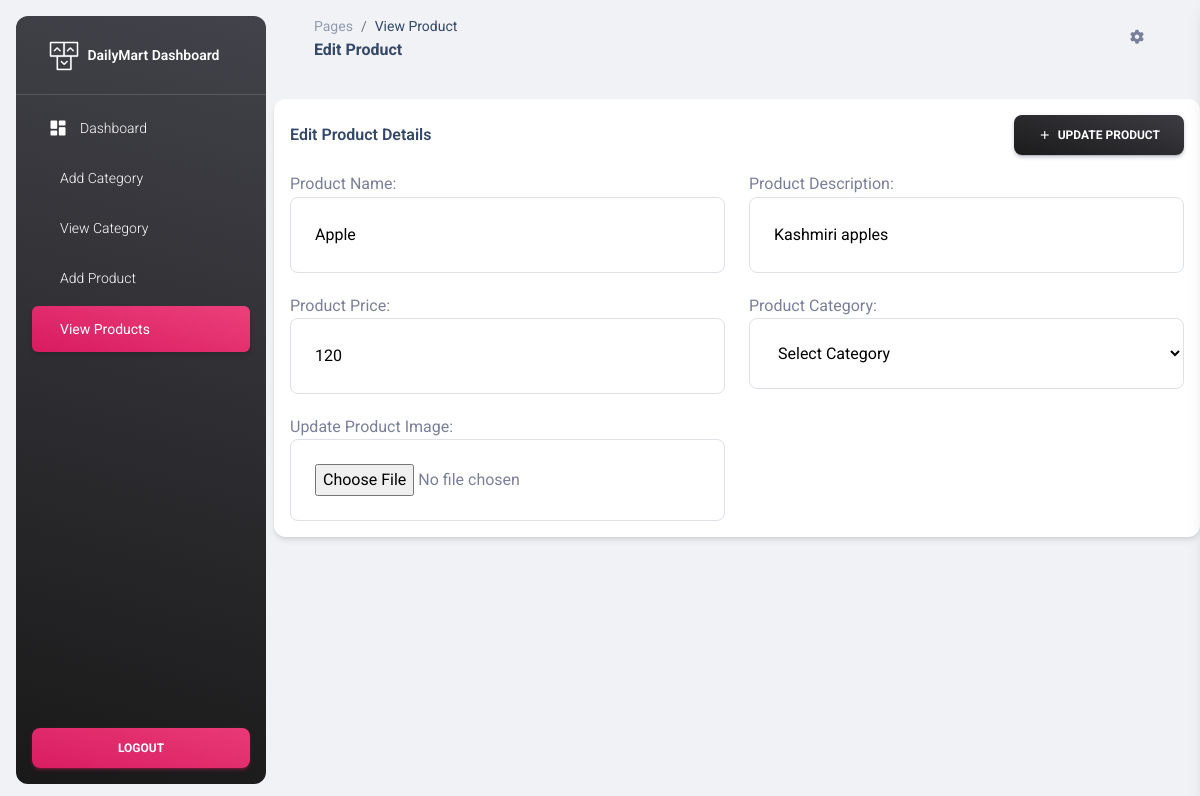
The app's page /adminpanel/editproductpage/1/ (signed in) with its own data.
### adminpanel/models.py (models this page shows)
class productdb(models.Model):
    pname=models.CharField(max_length=50)
    pdescr=models.CharField(max_length=500)
    price=models.IntegerField()
    pimg=models.ImageField(upload_to='productimg',default='null.jpg')
    pcategory=models.CharField(max_length=50,default='')

### adminpanel/views.py (the view)
# urls.py: path('editproductpage/<int:id>/',views.editproductpage,name='editproductpage'),
def editproductpage(request,id):
    if 'username' in request.session:
        select=categorydb.objects.all()
        data=productdb.objects.filter(id=id)
        return render(request,'editproduct.html',{'data':data,'select':select})
    else:
        return redirect('loginpage')

### adminpanel/templates/editproduct.html (shortened to what this page needs)
{% extends 'index.html' %}
{% block navbar %}
<ul class="navbar-nav">
    <li class="nav-item">
      <a class="nav-link text-white " href="{% url 'adminindex' %}">
        <div class="text-white text-center me-2 d-flex align-items-center justify-content-center">
          <i class="material-icons opacity-10">dashboard</i>
        </div>
        <span class="nav-link-text ms-1">Dashboard</span>
      </a>
    </li>
    <li class="nav-item">
      <a class="nav-link text-white " href="{% url 'addcategorypage' %}">
        <span class="nav-link-text ms-1">Add Category</span>
      </a>
    </li>
    <li class="nav-item">
      <a class="nav-link text-white " href="{% url 'viewcategory' %}">
        <span class="nav-link-text ms-1">View Category</span>
      </a>
    </li>
    <li class="nav-item">
      <a class="nav-link text-white " href="{% url 'addproductpage' %}">
        <span class="nav-link-text ms-1">Add Product</span>
      </a>
    </li>
    <li class="nav-item">
      <a class="nav-link text-white bg-gradient-primary active" href="{% url 'viewproduct' %}">
        <span class="nav-link-text ms-1">View Products</span>
      </a>
    </li>
  </ul>
{% endblock %}
{% block pagename %}
<ol class="breadcrumb bg-transparent mb-0 pb-0 pt-1 px-0 me-sm-6 me-5">
    <li class="breadcrumb-item text-sm"><a class="opacity-5 text-dark" href="javascript:;">Pages</a></li>
    <li class="breadcrumb-item text-sm text-dark active" aria-current="page">View Product</li>
  </ol>
  <h6 class="font-weight-bolder mb-0">Edit Product</h6>
{% endblock %}
{% block content %}
{% for i in data %}
<form method="post" action="{% url 'editproduct' id=i.id %}" enctype="multipart/form-data">
<div class="col-md-12 mb-lg-0 mb-4">
    <div class="card mt-4">
      <div class="card-header pb-0 p-3">
        <div class="row">
          <div class="col-6 d-flex align-items-center">
            <h6 class="mb-0">Edit Product Details</h6>
          </div>
          <div class="col-6 text-end">
            <button class="btn bg-gradient-dark mb-0" href="javascript:;" type="submit"><i class="material-icons text-sm" >add</i>&nbsp;&nbsp;Update Product</button>
          </div>
        </div>
      </div>
      <div class="card-body p-3">
        <div class="row">
          <div class="col-md-6 mb-md-0 mb-4">
            Product Name: <input class="card card-body border card-plain border-radius-lg d-flex align-items-center flex-row" style="width:100%" type="text" value="{{i.pname}}" name="proname">
          </div>
          <div class="col-md-6">
            Product Description: <input class="card card-body border card-plain border-radius-lg d-flex align-items-center flex-row" style="width:100%" type="text" value="{{i.pdescr}}" name="prodescr">
          </div>
        </div>
        <div class="row" style="margin-top: 20px;">
            <div class="col-md-6 mb-md-0 mb-4">
              Product Price: <input class="card card-body border card-plain border-radius-lg d-flex align-items-center flex-row" style="width:100%" type="number" value="{{i.price}}" name="proprice">
            </div>
            <div class="col-md-6 mb-md-0 mb-4">
                Product Category: <select class="card card-body border card-plain border-radius-lg d-flex align-items-center flex-row" style="width:100%" type="text" name="procategory">
                    <option>Select Category</option>
                </select>
              </div>
        </div>
        <div class="row" style="margin-top: 20px;">
            <div class="col-md-6">
                Update Product Image: <input class="card card-body border card-plain border-radius-lg d-flex align-items-center flex-row" style="width:100%" type="file" name="proimg">
            </div>
        </div>
      </div>
    </div>
</div>
</form>
{% endfor %}
{% endblock %}

### records on screen
productdb: proname "Apple", prodescr "Kashmiri apples", proprice "120"
